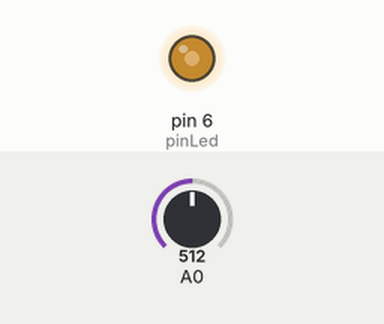
Recording of a sketch running on a simulated Arduino Uno, built with avr-gcc and run on an emulated ATmega328P. Parts: output pins drawn as LEDs (lit = HIGH). The inputs (shaded band) are chosen by the test bench; at power-on: A0 = 512.

Above: at 1.2 s.
1.3 s: A0 set to 716
At 2.5 s:
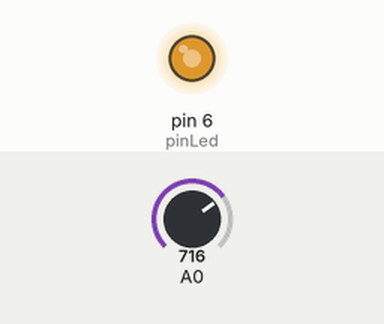
2.8 s: A0 set to 900
At 3.1 s:
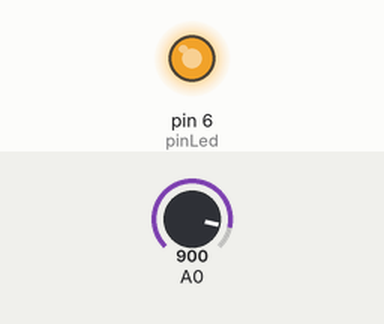
4.3 s: A0 set to 122
At 5.5 s:
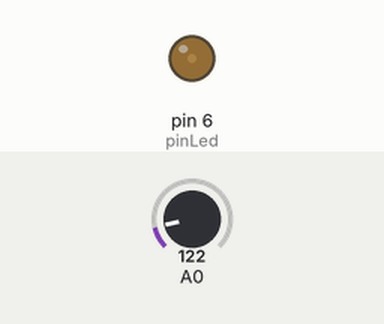
5.8 s: A0 set to 0
At 7.0 s:
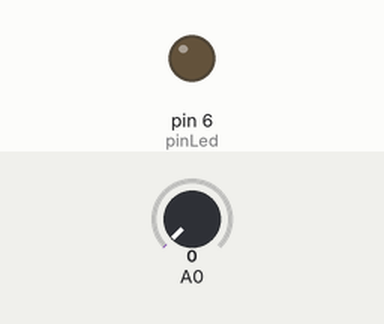
7.3 s: A0 set to 511
At 8.7 s:
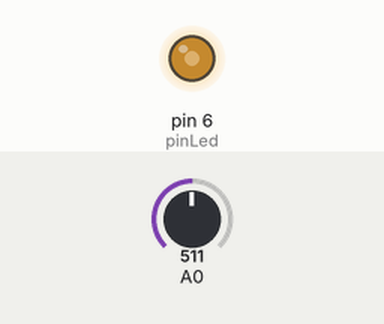
Timing chart, 0 to 9.8 s (numbered marks = the images above; inputs shaded):
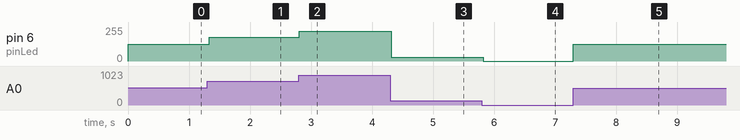

Measured:
- after the input at 1.3 s, pin 6 (pinLed): 127/255 → 178/255 at once
- after the input at 2.8 s, pin 6 (pinLed): 178/255 → 224/255 at once
- after the input at 4.3 s, pin 6 (pinLed): 224/255 → 30/255 at once
- after the input at 5.8 s, pin 6 (pinLed): 30/255 → 0/255 at once
- after the input at 7.3 s, pin 6 (pinLed): 0/255 → 127/255 at once

The sketch:

potentiometer_test.ino
```cpp
#include <stdint.h>

int pinLed = 6;
uint16_t adc_value;
float pwm_value;

void setup() {
	pinMode(pinLed, OUTPUT); // initialize the digital pin as an output
}

void loop() {
	adc_value = analogRead(0); // read adc value at A0
	pwm_value = (float)(adc_value)/1023 * 255;
	analogWrite(pinLed, pwm_value);
	delay(30);
}
```
